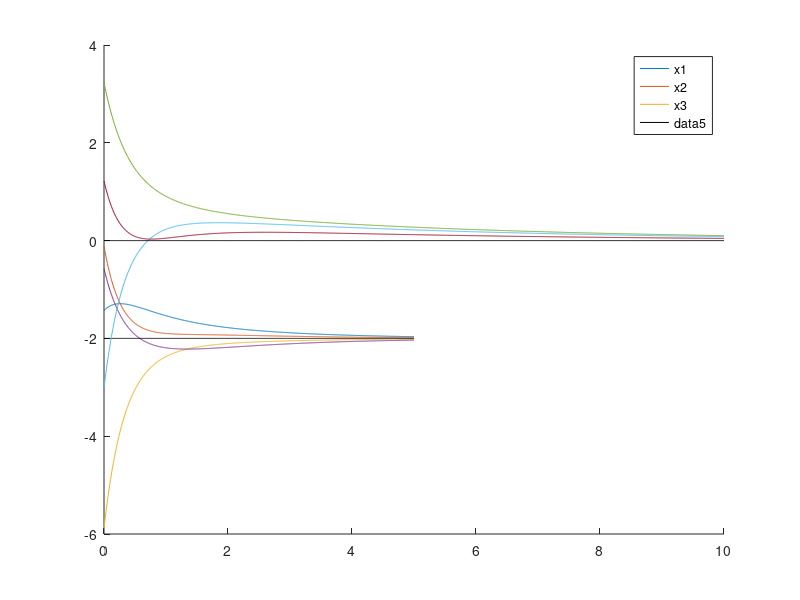

Write the MATLAB code that produced this figure.
t = linspace(0,5,1000);
C = [4 2 1 4];
A = [-1 1 0 0;1 -2 1 0;0 1 -2 1;0 0 1 -1];
[V,D] = eig(A);
x1 = C(1)*exp(D(1,1)*t)*V(1,1)+C(2)*exp(D(2,2)*t)*V(1,2)+...
     C(3)*exp(D(3,3)*t)*V(1,3)+C(4)*exp(D(4,4)*t)*V(1,4);
x2 = C(1)*exp(D(1,1)*t)*V(2,1)+C(2)*exp(D(2,2)*t)*V(2,2)+...
     C(3)*exp(D(3,3)*t)*V(2,3)+C(4)*exp(D(4,4)*t)*V(2,4);
x3 = C(1)*exp(D(1,1)*t)*V(3,1)+C(2)*exp(D(2,2)*t)*V(3,2)+...
     C(3)*exp(D(3,3)*t)*V(3,3)+C(4)*exp(D(4,4)*t)*V(3,4);
x4 = C(1)*exp(D(1,1)*t)*V(4,1)+C(2)*exp(D(2,2)*t)*V(4,2)+...
     C(3)*exp(D(3,3)*t)*V(4,3)+C(4)*exp(D(4,4)*t)*V(4,4);
close all
hold on
plot(t,x1,t,x2,t,x3,t,x4);
legend('x1','x2','x3','x4')
plot(t,t*0+V(1,4)*C(4),'k')

%%

t = linspace(0,10,1000);
C = [4 2 1];
A = [-1 1 0;1 -2 1;0 1 -2];
[V,D] = eig(A);
x1 = C(1)*exp(D(1,1)*t)*V(1,1)+C(2)*exp(D(2,2)*t)*V(1,2)+...
     C(3)*exp(D(3,3)*t)*V(1,3);
x2 = C(1)*exp(D(1,1)*t)*V(2,1)+C(2)*exp(D(2,2)*t)*V(2,2)+...
     C(3)*exp(D(3,3)*t)*V(2,3);
x3 = C(1)*exp(D(1,1)*t)*V(3,1)+C(2)*exp(D(2,2)*t)*V(3,2)+...
     C(3)*exp(D(3,3)*t)*V(3,3);
close all
hold on
plot(t,x1,t,x2,t,x3);
legend('x1','x2','x3')
plot(t,t*0,'k')